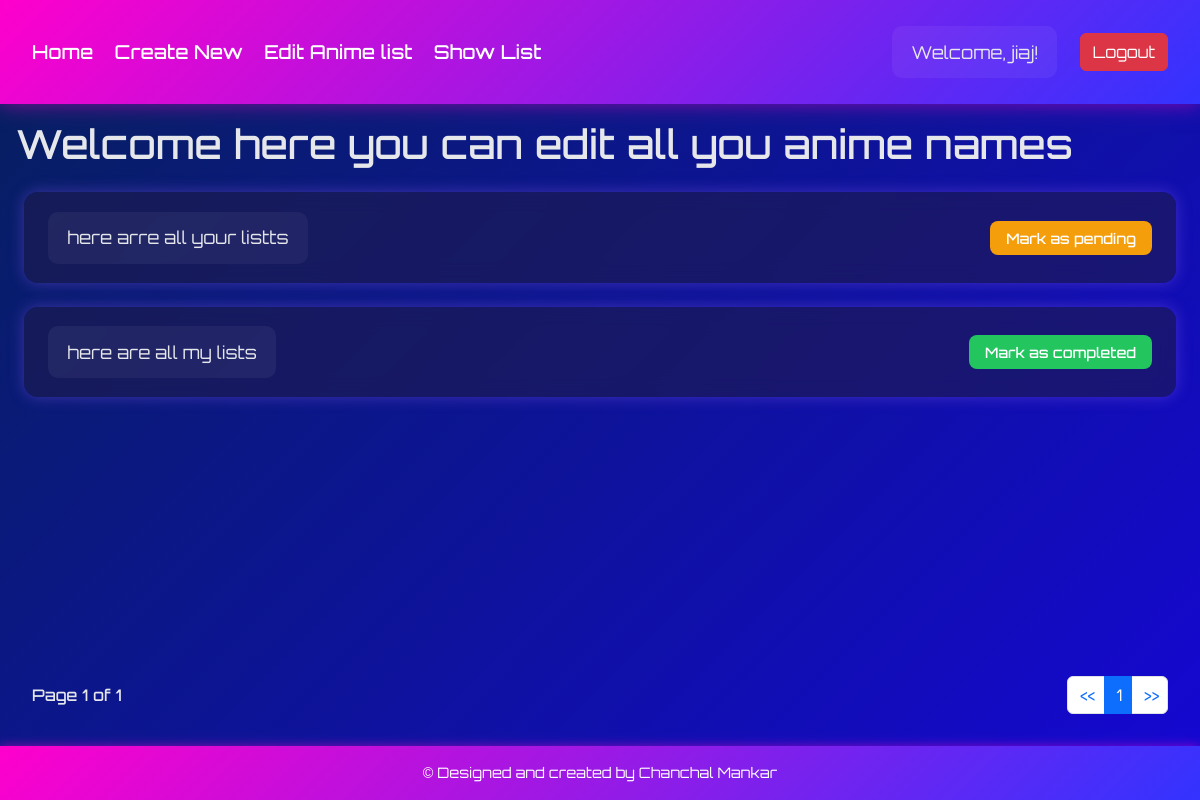
Screenshot of /list/ (signed in) with the database file from the repository.
### anime/models.py (models this page shows, shortened)
class Anime_List(models.Model):
    owner = models.ForeignKey(User, on_delete=models.CASCADE , default=None)
    title = models.CharField(max_length=255)
    is_completed = models.BooleanField()

### anime/views.py (the view)
# urls.py: path("list/",views.animelist , name="animelist"),
@login_required
def animelist(request):
    anime_name = request.POST.get("post")  #to get the data from the form to store in the db name of the html field
    data = Anime_List.objects.filter(owner=request.user)
    paginator = Paginator(data, 4)  #the paginator takes all data and shows how many entries you want to show from that data
    page = request.GET.get("page")  #this "page" is what we will see in the url
    page_obj = paginator.get_page(page)
    context = {
        "data": data,
        'page_obj':page_obj,
    }
    return render(request,"animelist.html",context)

### anime/templates/animelist.html (shortened to what this page needs)
{% extends 'main.html' %}
{% block content %}
<h1 style="margin: 1rem;">Welcome here you can edit all you anime names</h1>
{% for item in page_obj %}
<div class="edit_section">
    <p>{{item.title}}</p>
    <div class="buttons">
        <div>
            {% if item.is_completed %}
            <a href="{% url 'pending_task' item.id %}">Mark as pending</a>
            {% else %}
            <a href="{% url 'complete_task' item.id %}">Mark as completed</a>
            {% endif %}
        </div>
    </div>
</div>
{% endfor %}
{% endblock %}
{% block pages %}
<div class="page_section mt-4">
    <div class="text-light">
        <span class="pagenums">
            Page {{page_obj.number}} of {{page_obj.paginator.num_pages}}
        </span>
    </div>
    <nav>
        <ul class="pagination mb-0">
            <li class="page-item">
                <a class="page-link" href="?page=1"><<</a>
            </li>
            <li class="page-item active">
                <a class="page-link">{{page_obj.number}}</a>
            </li>
            <li class="page-item">
                <a class="page-link" href="?page={{page_obj.paginator.num_pages}}">>></a>
            </li>
        </ul>
    </nav>
</div>
{% endblock pages %}

### anime/templates/main.html (shortened to what this page needs)
{% load static %}
<!DOCTYPE html>
<html lang="en">
<head>
    <link href="https://cdn.jsdelivr.net/npm/bootstrap@5.3.3/dist/css/bootstrap.min.css" rel="stylesheet">
    <link rel="stylesheet" href="{% static 'css/global.css' %}">
</head>
<body>
    <div class="top_nav">
        <div>
            <a href="/" style="padding-right: 1rem;">Home</a>
            <a href="/create" style=" padding-right: 1rem;">Create New</a>
            <a href="{% url 'edit' %}" style=" padding-right: 1rem;">Edit Anime list</a>
            <a href="/list">Show List</a>
        </div>
        {% if user.is_authenticated %}
        <div>
            <div class="btn" style=" padding-right: 1rem;">
                <p>Welcome, {{ user.username }}!</p>
            </div>
            <form action="{% url 'logout' %}" method="POST" style="display:inline;">
                <button type="submit" class="btn btn-danger">Logout</button>
            </form>
                {% endif %}
            </div>
        </div>
    <main>
        {% block content %}
        {% endblock %}
    </main>
    {% block pages %}
    {% endblock %}
    <footer>
        &copy Designed and created by Chanchal Mankar
    </footer>
</body>
</html>

### anime/static/css/global.css (style rules this page uses)
body { margin: 0; font-family: 'Orbitron', sans-serif; background: linear-gradient(135deg, #06205c, #1507d4); color: #e5e7eb; display: flex; flex-direction: column; min-height: 100vh; }
main { flex:1; }
.top_nav { display: flex; justify-content: space-between; align-items: center; background: linear-gradient(135deg, #ff00cc, #3333ff); padding: 1.2rem 2rem; color: white; font-size: 1.2rem; box-shadow: 0 0 20px rgba(255, 0, 204, 0.5); }
.top_nav a { color: #fff; font-weight: 500; transition: 0.3s; }
button { border: none; cursor: pointer; border-radius: 10px; font-size: 1rem; font-weight: 500; padding: 0.8rem 1.8rem; transition: all 0.3s ease; }
.edit_section { margin: 1.5rem; padding: 1.2rem 1.5rem; background: rgba(30, 27, 75, 0.6); backdrop-filter: blur(10px); border-radius: 14px; display: flex; justify-content: space-between; align-items: center; box-shadow: 0 0 15px rgba(139, 92, 246, 0.4); transition: 0.3s; }
p { margin: 0; font-size: 1.1rem; background: rgba(255, 255, 255, 0.05); padding: 0.8rem 1.2rem; border-radius: 10px; color: #e5e7eb; }
.buttons { display: flex; gap: 12px; text-decoration: none; }
a { text-decoration: none; }
.buttons a { padding: 0.5rem 1rem; border-radius: 8px; font-size: 0.9rem; font-weight: 500; transition: 0.3s; }
.buttons a[href*="complete"] { background: #22c55e; color: white; }
.buttons a[href*="pending"] { background: #f59e0b; color: white; }
footer { text-align: center; padding: 1rem; background: linear-gradient(135deg, #ff00cc, #3333ff); color: white; font-size: 0.9rem; box-shadow: 0 0 10px rgba(255, 0, 204, 0.5); }
nav { display: flex; flex-direction: column; justify-content: center; align-items: center; }
.page_section { display: flex; justify-content: space-between; align-items: center; margin: 2rem; flex-wrap: wrap; }
.pagenums { font-size: 1rem; font-weight: 500; color: #e5e7eb; }
.page-link { padding-right: 0.5rem; }

### rows the page displays
Anime_List: title "here arre all your listts", is_completed "Mark as pending"
Anime_List: title "here are all my lists", is_completed "Mark as completed"

### other values shown
{{ user.username }} "jiaj"
{{ page_obj.number }} "1"
{{ page_obj.paginator.num_pages }} "1"
